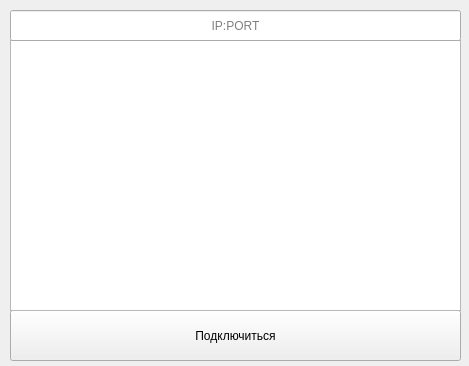
<?xml version="1.0" encoding="UTF-8"?>
<ui version="4.0">
 <class>MainWindow</class>
 <widget class="QMainWindow" name="MainWindow">
  <property name="geometry">
   <rect>
    <x>0</x>
    <y>0</y>
    <width>469</width>
    <height>366</height>
   </rect>
  </property>
  <property name="windowTitle">
   <string>MainWindow</string>
  </property>
  <widget class="QWidget" name="centralwidget">
   <widget class="QPushButton" name="connectButton">
    <property name="geometry">
     <rect>
      <x>10</x>
      <y>310</y>
      <width>451</width>
      <height>51</height>
     </rect>
    </property>
    <property name="text">
     <string>Подключиться</string>
    </property>
   </widget>
   <widget class="QListWidget" name="serversView">
    <property name="geometry">
     <rect>
      <x>10</x>
      <y>40</y>
      <width>451</width>
      <height>271</height>
     </rect>
    </property>
   </widget>
   <widget class="QLineEdit" name="ipLine">
    <property name="geometry">
     <rect>
      <x>10</x>
      <y>10</y>
      <width>451</width>
      <height>31</height>
     </rect>
    </property>
    <property name="alignment">
     <set>Qt::AlignCenter</set>
    </property>
    <property name="placeholderText">
     <string>IP:PORT</string>
    </property>
   </widget>
  </widget>
 </widget>
 <resources/>
 <connections/>
</ui>
